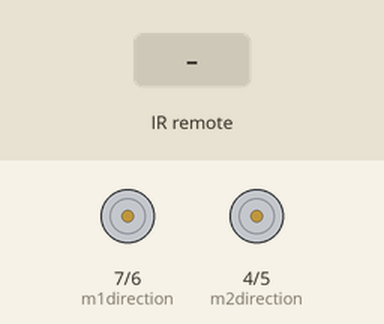
Bench run of a sketch on a simulated Arduino Uno, built with avr-gcc and run on an emulated ATmega328P. On the bench: direction and speed pins drawn as motors (green arrow = direction pin HIGH = forward, orange = LOW = backward, longer = more drive). The test bench sets the inputs (shaded band).

Above: at 1.2 s.
1.3 s: infrared code 0x810 received
At 1.42 s:
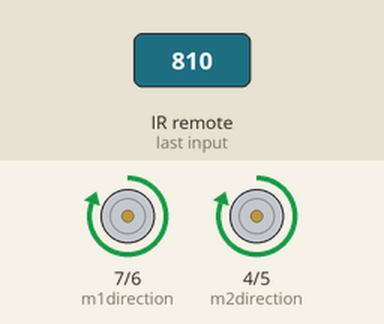
3.0 s: infrared code 0xC10 received
At 3.12 s:
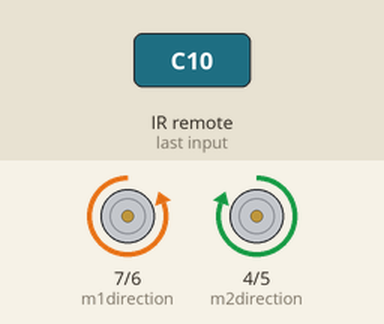
4.7 s: infrared code 0xA10 received
At 4.82 s:
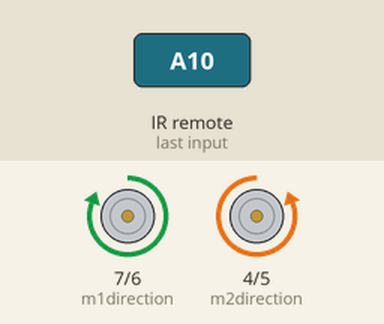
6.4 s: infrared code 0xE10 received
At 6.52 s:
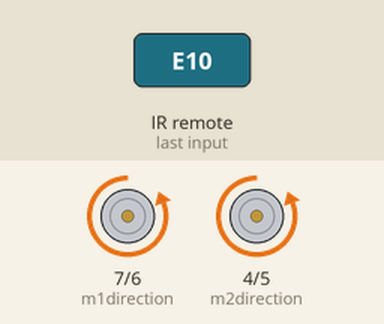
Timing chart, 0 to 9.1 s (numbered marks = the images above; inputs shaded):
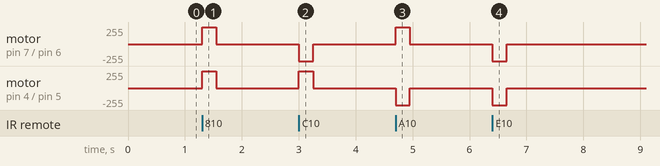

The sketch:

ir_remote_controlled_tank.ino
```cpp
// Project 51 - Creating an IR Remote Control Tank
int receiverpin = 11; // pin 1 of IR receiver to Arduino digital pin 11
#include <IRremote.h>
IRrecv irrecv(receiverpin); // create instance of 'irrecv'
decode_results results;
int m1speed = 6; // digital pins for speed control
int m2speed = 5;
int m1direction = 7; // digital pins for direction control
int m2direction = 4;
void setup()
{
  pinMode(m1direction, OUTPUT);
  pinMode(m2direction, OUTPUT);
  irrecv.enableIRIn(); // start IR receiver
}
void goForward(int duration, int pwm)
{
  digitalWrite(m1direction, HIGH); // forward
  digitalWrite(m2direction, HIGH); // forward
  analogWrite(m1speed, pwm); // at selected speed
  analogWrite(m2speed, pwm);
  delay(duration); // and duration
  analogWrite(m1speed, 0); // then stop
  analogWrite(m2speed, 0);
}
void goBackward(int duration, int pwm)
{
  digitalWrite(m1direction, LOW); // backward
  digitalWrite(m2direction, LOW); // backward
  analogWrite(m1speed, pwm); // at selected speed
  analogWrite(m2speed, pwm);
  delay(duration);
  analogWrite(m1speed, 0); // then stop
  analogWrite(m2speed, 0);
}
void rotateRight(int duration, int pwm)
{
  digitalWrite(m1direction, HIGH); // forward
  digitalWrite(m2direction, LOW); // backward
  analogWrite(m1speed, pwm); // at selected speed
  analogWrite(m2speed, pwm);
  delay(duration); // and duration
  analogWrite(m1speed, 0); // then stop
  analogWrite(m2speed, 0);
}
void rotateLeft(int duration, int pwm)
{
  digitalWrite(m1direction, LOW); // backward
  digitalWrite(m2direction, HIGH); // forward
  analogWrite(m1speed, pwm); // at selected speed
  analogWrite(m2speed, pwm);
  delay(duration); // and duration
  analogWrite(m1speed, 0); // then stop
  analogWrite(m2speed, 0);
}
// translateIR takes action based on IR code received, uses Sony IR codes
void translateIR()
{
  switch (results.value)
  {
    case 0x810: goForward(250, 255); break; // 2
    case 0xC10: rotateLeft(250, 255); break; // 4
    case 0xA10: rotateRight(250, 255); break; // 6
    case 0xE10: goBackward(250, 255); break; // 8
  }
}

void loop()
{
  if (irrecv.decode(&results)) // have we received an IR signal?
  {
    translateIR();
    for (int z = 0 ; z < 2 ; z++) // ignore the repeated codes
    {
      irrecv.resume(); // receive the next value
    }
  }
}
```

Measured:
- after the input at 1.3 s, motor on pin 7 (m1direction) / pin 6 (m1speed), motor on pin 4 (m2direction) / pin 5 (m2speed): stopped → forward 255/255 at once, → stopped 0.25 s later
- after the input at 3.0 s, motor on pin 7 (m1direction) / pin 6 (m1speed): stopped → backward 255/255 at once, → stopped 0.25 s later; motor on pin 4 (m2direction) / pin 5 (m2speed): stopped → forward 255/255 at once, → stopped 0.25 s later
- after the input at 4.7 s, motor on pin 7 (m1direction) / pin 6 (m1speed): stopped → forward 255/255 at once, → stopped 0.25 s later; motor on pin 4 (m2direction) / pin 5 (m2speed): stopped → backward 255/255 at once, → stopped 0.25 s later
- after the input at 6.4 s, motor on pin 7 (m1direction) / pin 6 (m1speed), motor on pin 4 (m2direction) / pin 5 (m2speed): stopped → backward 255/255 at once, → stopped 0.25 s later
